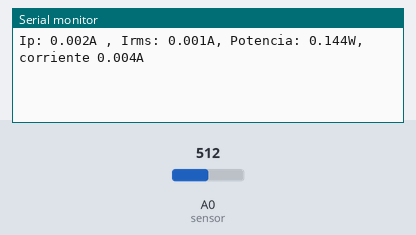
A sketch run on a simulated Arduino Uno, built with avr-gcc and run on an emulated ATmega328P. On the bench: the last lines printed to the serial monitor. The inputs (shaded band) are chosen by the test bench; at power-on: A0 (sensor) = 512.

Above: at 1.2 s.
1.3 s: A0 (sensor) set to 490
At 2.4 s:
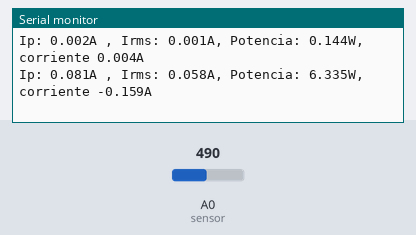
2.8 s: A0 (sensor) set to 510
At 3.4 s:
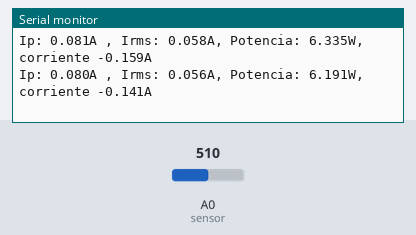
Timing chart, 0 to 5.8 s (numbered marks = the images above; inputs shaded):
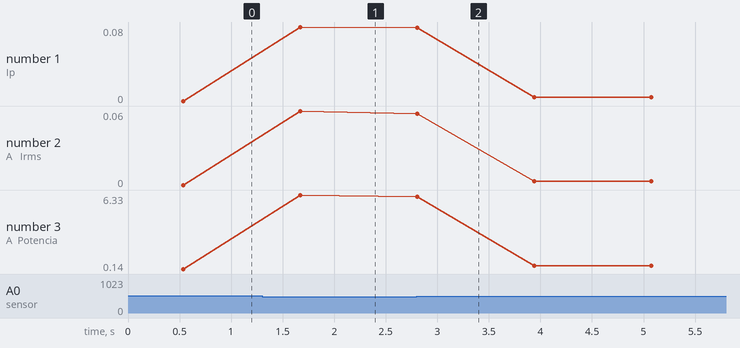

Measured:
- after the input at 1.3 s, the serial monitor: prints a new line after 0.37 s (image 1)
- after the input at 2.8 s, the serial monitor: prints a new line at once (image 2)
- plotted number 1: 0 → 0.08 after the input at 1.3 s, 0.08 → 0.01 after the input at 2.8 s
- plotted number 2: 0 → 0.06 after the input at 1.3 s
- plotted number 3: 0.14 → 6.33 after the input at 1.3 s, 6.33 → 0.43 after the input at 2.8 s

The sketch:

Codigo_medicion_corriente_ACS712.ino
```cpp
//##########################################
//# Pin Vcc a 5v
//# pin Out a A0
//# Pin Gnd a Gnd
// codigo adapatado de: http://www.naylampmechatronics.com/blog/48_tutorial-sensor-de-corriente-acs712.html


float Sensibilidad=0.66; //sensibilidad en V/A para nuestro sensor
float offset=0; // Equivale a la amplitud del ruido
void setup() {

  Serial.begin(9600);
}

void loop() {


// para corriente ac
  float Ip=get_corriente1();//obtenemos la corriente pico
  float Irms=Ip*0.707; //Intensidad RMS = Ipico/(2^1/2)
  float P=Irms*110.0; // P=IV watts


 //corriente dc
 float I=get_corriente(200);//obtenemos la corriente promedio de 500 muestras

 Serial.print("Ip: ");
  Serial.print(Ip,3);
  Serial.print("A , Irms: ");
  Serial.print(Irms,3);
  Serial.print("A, Potencia: ");
  Serial.print(P,3);
  Serial.print("W, corriente ");
  Serial.print(I,3);
   Serial.println("A ");
  delay(100);

delay(500);


   }


float get_corriente1()
{
  float voltajeSensor;
  float corriente=0;
  long tiempo=millis();
  float Imax=0;
  float Imin=0;
  while(millis()-tiempo<500)//realizamos mediciones durante 0.5 segundos
  {
    voltajeSensor = analogRead(A0) * (5.0 / 1023.0);//lectura del sensor
    corriente=0.9*corriente+0.1*((voltajeSensor-2.5)/Sensibilidad); //Ecuación  para obtener la corriente
    if(corriente>Imax)Imax=corriente;
    if(corriente<Imin)Imin=corriente;
  }
  return(((Imax-Imin)/2)-offset);
}


float get_corriente(int n_muestras)
{
  float voltajeSensor;
  float corriente=0;
  for(int i=0;i<n_muestras;i++)
  {
    voltajeSensor = analogRead(A0) * (5.0 / 1023.0);////lectura del sensor
    corriente=corriente+(voltajeSensor-2.5)/Sensibilidad; //Ecuación  para obtener la corriente
  }
  corriente=corriente/n_muestras;
  return(corriente);
}
```
